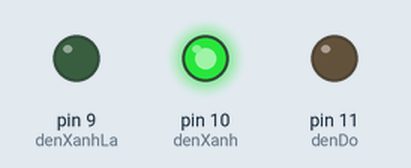
Bench run of a sketch on a simulated Arduino Uno, built with avr-gcc and run on an emulated ATmega328P. On the bench: output pins drawn as LEDs (lit = HIGH).

Above: at 0.2 s.
At 0.7 s:
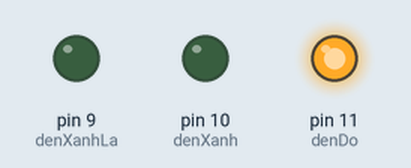
At 2.7 s:
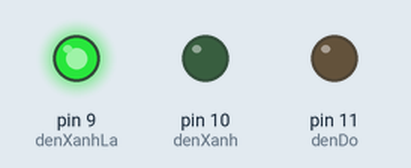
Timing chart, 0 to 3.5 s (numbered marks = the images above):
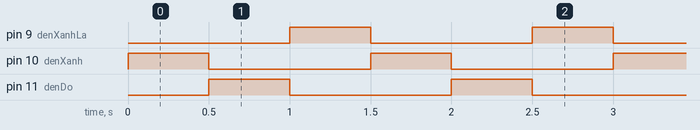

The sketch:

Bai4_RGB.ino
```cpp
int denDo = 11;
int denXanh = 10;
int denXanhLa = 9;
void setup() {
    pinMode(denDo, OUTPUT);
    pinMode(denXanh, OUTPUT);
    pinMode(denXanhLa, OUTPUT);
}
void loop() {
    analogWrite(denDo, 0);
    analogWrite(denXanh, 255);
    analogWrite(denXanhLa, 0);
    delay(500);
    analogWrite(denDo, 255);
    analogWrite(denXanh, 0);
    analogWrite(denXanhLa, 0);
    delay(500);
    analogWrite(denDo, 0);
    analogWrite(denXanh, 0);
    analogWrite(denXanhLa,255);
    delay(500);
}
```

Measured:
- by itself, pin 9 (denXanhLa), pin 10 (denXanh), pin 11 (denDo): alternates HIGH for 0.50 s and LOW for 1.0 s
- by itself, everything shown: repeats every 1.5 s, in 3 steps
